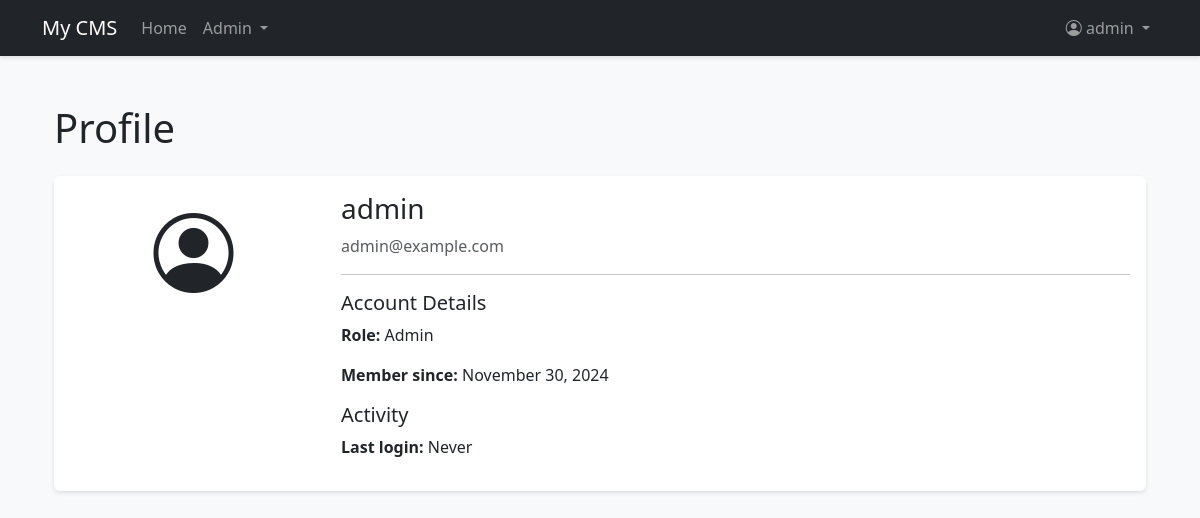
The app's page /profile (signed in) with its own data.
### app/models.py (models this page shows, shortened)
class Settings(db.Model):
    __tablename__ = 'settings'
    _cache = {}
    id = db.Column(db.Integer, primary_key=True)
    key = db.Column(db.String(50), unique=True, nullable=False)
    value = db.Column(db.String(500))
    type = db.Column(db.String(20), default='string')
    description = db.Column(db.String(200))
    @staticmethod
    def get(key, default=None):
        setting = Settings.query.filter_by(key=key).first()
        if setting is None:
            return default
        try:
            if setting.type == 'boolean':
                return setting.value.lower() in ('true', '1', 'yes', 'on')
            elif setting.type == 'integer':
                return int(float(setting.value))
            elif setting.type == 'float':
                return float(setting.value)
            elif setting.type == 'json':
                return json.loads(setting.value)
            else:  # string
                return setting.value
        except (ValueError, json.JSONDecodeError) as e:
            current_app.logger.error(f"Error converting setting {key}: {str(e)}")
            return default

class User(UserMixin, db.Model):
    id = db.Column(db.Integer, primary_key=True)
    username = db.Column(db.String(64), unique=True, nullable=False)
    email = db.Column(db.String(120), unique=True, nullable=False)
    password_hash = db.Column(db.String(128))
    is_admin = db.Column(db.Boolean, default=False)
    is_active = db.Column(db.Boolean, default=True)
    created_at = db.Column(db.DateTime, default=datetime.utcnow)
    last_seen = db.Column(db.DateTime, default=datetime.utcnow)
    profile_image = db.Column(db.String(200))
    bio = db.Column(db.Text)
    website = db.Column(db.String(200))
    social_facebook = db.Column(db.String(200))
    social_twitter = db.Column(db.String(200))
    social_instagram = db.Column(db.String(200))
    email_confirmed = db.Column(db.Boolean, default=False)
    role_id = db.Column(db.Integer, db.ForeignKey('role.id'))
    last_activity = db.Column(db.DateTime, default=datetime.utcnow)
    failed_login_attempts = db.Column(db.Integer, default=0)
    account_locked = db.Column(db.Boolean, default=False)
    account_locked_until = db.Column(db.DateTime)
    must_change_password = db.Column(db.Boolean, default=False)
    password_changed_at = db.Column(db.DateTime)
    posts = db.relationship('Post', backref='author', lazy='dynamic')
    comments = db.relationship('Comment', backref='author', lazy='dynamic')
    likes = db.relationship('Like', backref='user', lazy='dynamic')
    page_views = db.relationship('PageView', back_populates='user', lazy='dynamic')

class Role(db.Model):
    id = db.Column(db.Integer, primary_key=True)
    name = db.Column(db.String(64), unique=True, nullable=False)
    description = db.Column(db.String(255))
    permissions = db.Column(db.Integer, default=0)  # Bitwise permissions
    created_at = db.Column(db.DateTime, default=datetime.utcnow)
    users = db.relationship('User', backref='role', lazy='dynamic')
    VIEW_DASHBOARD = 0x01
    MANAGE_POSTS = 0x02
    MANAGE_USERS = 0x04
    MANAGE_ROLES = 0x08
    MANAGE_SETTINGS = 0x10
    MANAGE_MEDIA = 0x20
    MODERATE_COMMENTS = 0x40

### app/auth/routes.py (the view)
@bp.route('/profile')
@login_required
def profile():
    return render_template('auth/profile.html')

### app/models.py (called while the page is built)
@login_manager.user_loader
def load_user(id):
    return User.query.get(int(id))

### app/templates/auth/profile.html
{% extends "base.html" %}
{% block content %}
<div class="container py-4">
    <h1 class="mb-4">Profile</h1>
    <div class="card">
        <div class="card-body">
            <div class="row">
                <div class="col-md-3">
                    <div class="text-center mb-3">
                        <i class="bi bi-person-circle" style="font-size: 5rem;"></i>
                    </div>
                </div>
                <div class="col-md-9">
                    <h3>{{ current_user.username }}</h3>
                    <p class="text-muted">{{ current_user.email }}</p>
                    <hr>
                    <div class="mb-3">
                        <h5>Account Details</h5>
                        <p><strong>Role:</strong> {{ current_user.role.name if current_user.role else 'User' }}</p>
                        <p><strong>Member since:</strong> {{ current_user.created_at.strftime('%B %d, %Y') }}</p>
                    </div>
                    <div class="mb-3">
                        <h5>Activity</h5>
                        <p><strong>Last login:</strong> {{ current_user.last_login.strftime('%B %d, %Y %H:%M') if current_user.last_login else 'Never' }}</p>
                    </div>
                </div>
            </div>
        </div>
    </div>
</div>
{% endblock %}

### app/templates/base.html (shortened to what this page needs)
<!DOCTYPE html>
<html lang="en">
<head>
    <link href="https://cdn.jsdelivr.net/npm/bootstrap@5.3.0/dist/css/bootstrap.min.css" rel="stylesheet">
    <link rel="stylesheet" href="https://cdn.jsdelivr.net/npm/bootstrap-icons@1.7.2/font/bootstrap-icons.css">
    <link rel="stylesheet" href="{{ url_for('static', filename='css/style.css') }}">
</head>
<body>
    <nav class="navbar navbar-expand-lg navbar-dark bg-dark">
        <div class="container">
            <a class="navbar-brand" href="{{ url_for('main.index') }}">{{ get_setting('site_name', 'CMS') }}</a>
            <div class="collapse navbar-collapse" id="navbarNav">
                <ul class="navbar-nav me-auto">
                    <li class="nav-item">
                        <a class="nav-link" href="{{ url_for('main.index') }}">Home</a>
                    </li>
                    {% if current_user.is_authenticated and current_user.is_admin %}
                    <li class="nav-item dropdown">
                        <a class="nav-link dropdown-toggle" href="#" id="adminDropdown" role="button"
                           data-bs-toggle="dropdown" aria-expanded="false">
                            Admin
                        </a>
                    </li>
                    {% endif %}
                </ul>
                <ul class="navbar-nav">
                    {% if current_user.is_authenticated %}
                    <li class="nav-item dropdown">
                        <a class="nav-link dropdown-toggle" href="#" id="userDropdown" role="button"
                           data-bs-toggle="dropdown" aria-expanded="false">
                            <i class="bi bi-person-circle"></i> {{ current_user.username }}
                        </a>
                    </li>
                    {% endif %}
                </ul>
            </div>
        </div>
    </nav>
    <div class="container mt-4">
        {% block content %}{% endblock %}
    </div>
</body>
</html>

### app/static/css/style.css (style rules this page uses)
body { background-color: #f8f9fa; }
.card { box-shadow: 0 2px 4px rgba(0,0,0,0.1); border: none; }
.navbar { box-shadow: 0 2px 4px rgba(0,0,0,0.1); }

### records on screen
Settings: type+value "My CMS"
User: username "admin", email "admin@example.com", created_at "November 30, 2024"
Role: role "Admin"
